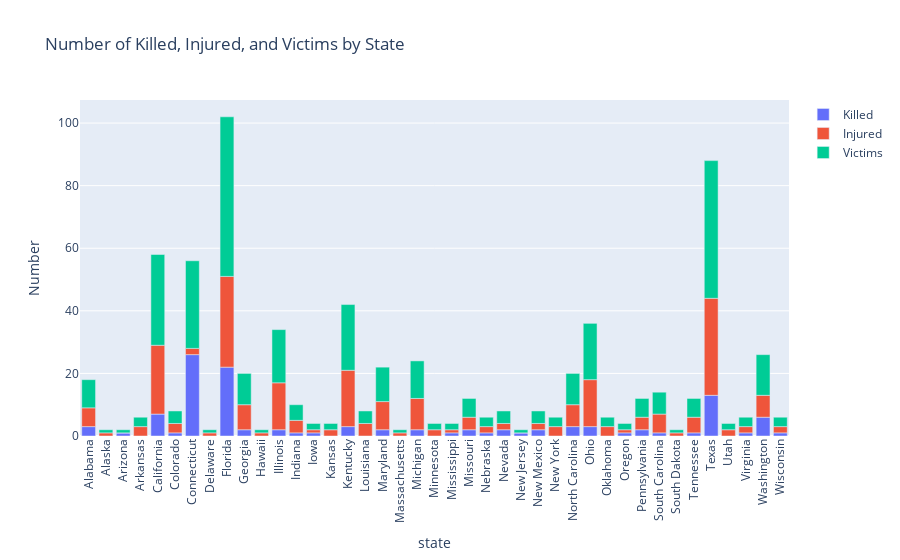

Notebook cell for this chart:
### Code cell
import pandas as pd
import numpy as np
import plotly.graph_objs as go
import plotly.express as px

df = pd.read_csv('school_shootings.csv')

df.columns = df.columns.str.strip()

# Remove unnecessary columns
columns_to_drop = ['LONCOD', 'LATCOD', 'CDCODE', 'year', 'school', 'city', 'address', 'urbanrural', 'race', 'date', 'type', 'NCESSCH', 'time']
df = df.drop(columns=columns_to_drop, errors='ignore')

# Rename columns for better readability
df.rename(columns={'killed': 'Killed', 'injured': 'Injured', 'victims': 'Victims'}, inplace=True)

# Group by state and sum up the killed, injured, and victims
df_statewise = df.groupby('state')[['Killed', 'Injured', 'Victims']].sum().reset_index()

# Display the processed dataframe
df_statewise.head()

# Create the box plot for number of Killed, Injured, and Victims by State
fig = px.bar(df_statewise.melt(id_vars='state', value_vars=['Killed', 'Injured', 'Victims']),
             x='state', y='value', color='variable', 
             labels={'variable': '', 'value': 'Number'},
             title='Number of Killed, Injured, and Victims by State')

# Update layout for better visualization
fig.update_layout(xaxis_tickangle=-90)

fig.show()

### Figure 1 — Plotly figure (JSON) as saved in the notebook; plotly's stock layout.template omitted (floating-point values rounded to 4 significant figures)
{"data": [{"alignmentgroup": "True", "hovertemplate": "=Killed<br>state=%{x}<br>Number=%{y}<extra></extra>", "legendgroup": "Killed", "marker": {"color": "#636efa", "pattern": {"shape": ""}}, "name": "Killed", "offsetgroup": "Killed", "orientation": "v", "showlegend": true, "textposition": "auto", "type": "bar", "x": ["Alabama", "Alaska", "Arizona", "Arkansas", "California", "Colorado", "Connecticut", "Delaware", "Florida", "Georgia", "Hawaii", "Illinois", "Indiana", "Iowa", "Kansas", "Kentucky", "Louisiana", "Maryland", "Massachusetts", "Michigan", "Minnesota", "Mississippi", "Missouri", "Nebraska", "Nevada", "New Jersey", "New Mexico", "New York", "North Carolina", "Ohio", "Oklahoma", "Oregon", "Pennsylvania", "South Carolina", "South Dakota", "Tennessee", "Texas", "Utah", "Virginia", "Washington", "Wisconsin"], "xaxis": "x", "y": [3, 0, 1, 0, 7, 1, 26, 0, 22, 2, 0, 2, 1, 1, 0, 3, 0, 2, 0, 2, 0, 1, 2, 1, 2, 1, 2, 0, 3, 3, 0, 1, 2, 1, 0, 1, 13, 0, 1, 6, 1], "yaxis": "y"}, {"alignmentgroup": "True", "hovertemplate": "=Injured<br>state=%{x}<br>Number=%{y}<extra></extra>", "legendgroup": "Injured", "marker": {"color": "#EF553B", "pattern": {"shape": ""}}, "name": "Injured", "offsetgroup": "Injured", "orientation": "v", "showlegend": true, "textposition": "auto", "type": "bar", "x": ["Alabama", "Alaska", "Arizona", "Arkansas", "California", "Colorado", "Connecticut", "Delaware", "Florida", "Georgia", "Hawaii", "Illinois", "Indiana", "Iowa", "Kansas", "Kentucky", "Louisiana", "Maryland", "Massachusetts", "Michigan", "Minnesota", "Mississippi", "Missouri", "Nebraska", "Nevada", "New Jersey", "New Mexico", "New York", "North Carolina", "Ohio", "Oklahoma", "Oregon", "Pennsylvania", "South Carolina", "South Dakota", "Tennessee", "Texas", "Utah", "Virginia", "Washington", "Wisconsin"], "xaxis": "x", "y": [6, 1, 0, 3, 22, 3, 2, 1, 29, 8, 1, 15, 4, 1, 2, 18, 4, 9, 1, 10, 2, 1, 4, 2, 2, 0, 2, 3, 7, 15, 3, 1, 4, 6, 1, 5, 31, 2, 2, 7, 2], "yaxis": "y"}, {"alignmentgroup": "True", "hovertemplate": "=Victims<br>state=%{x}<br>Number=%{y}<extra></extra>", "legendgroup": "Victims", "marker": {"color": "#00cc96", "pattern": {"shape": ""}}, "name": "Victims", "offsetgroup": "Victims", "orientation": "v", "showlegend": true, "textposition": "auto", "type": "bar", "x": ["Alabama", "Alaska", "Arizona", "Arkansas", "California", "Colorado", "Connecticut", "Delaware", "Florida", "Georgia", "Hawaii", "Illinois", "Indiana", "Iowa", "Kansas", "Kentucky", "Louisiana", "Maryland", "Massachusetts", "Michigan", "Minnesota", "Mississippi", "Missouri", "Nebraska", "Nevada", "New Jersey", "New Mexico", "New York", "North Carolina", "Ohio", "Oklahoma", "Oregon", "Pennsylvania", "South Carolina", "South Dakota", "Tennessee", "Texas", "Utah", "Virginia", "Washington", "Wisconsin"], "xaxis": "x", "y": [9, 1, 1, 3, 29, 4, 28, 1, 51, 10, 1, 17, 5, 2, 2, 21, 4, 11, 1, 12, 2, 2, 6, 3, 4, 1, 4, 3, 10, 18, 3, 2, 6, 7, 1, 6, 44, 2, 3, 13, 3], "yaxis": "y"}], "layout": {"barmode": "relative", "legend": {"title": {"text": ""}, "tracegroupgap": 0}, "title": {"text": "Number of Killed, Injured, and Victims by State"}, "xaxis": {"anchor": "y", "domain": [0, 1], "tickangle": -90, "title": {"text": "state"}}, "yaxis": {"anchor": "x", "domain": [0, 1], "title": {"text": "Number"}}}}
